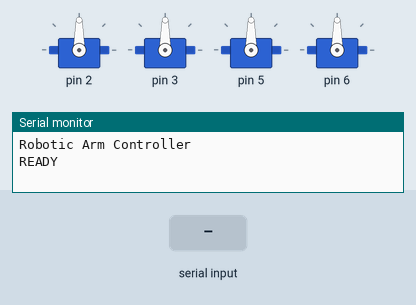
This sketch was run on a simulated Arduino Uno, built with avr-gcc and run on an emulated ATmega328P. On the bench: 4 × servo, the last lines printed to the serial monitor. The test bench sets the inputs (shaded band).

Above: at 1.2 s.
1.3 s: " \n" received over Serial
At 1.8 s:
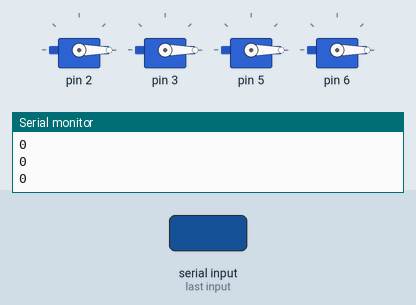
2.8 s: "90 45 200\n" received over Serial
At 3.2 s:
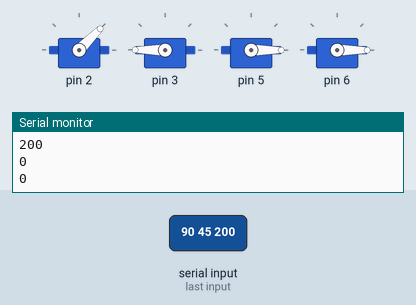
4.3 s: "30 150 10\n" received over Serial
At 5.5 s:
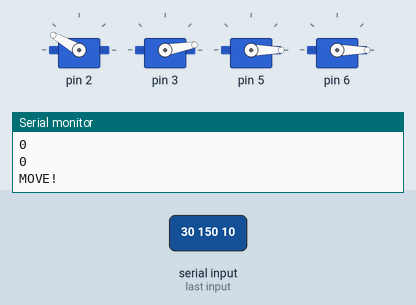
5.8 s: "1 90\n" received over Serial
At 6.5 s:
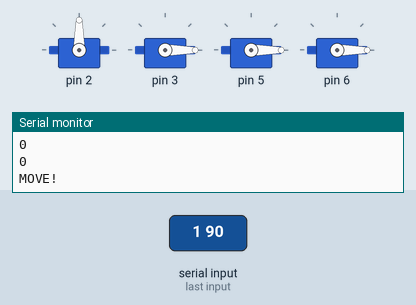
7.3 s: "90 45\n" received over Serial
At 7.7 s:
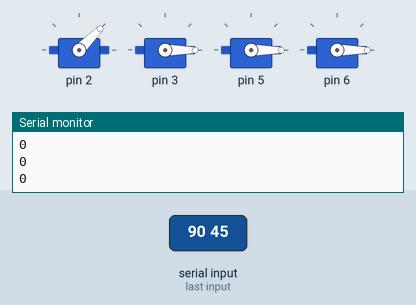
8.8 s: "30 150 10 200\n" received over Serial
At 10.3 s:
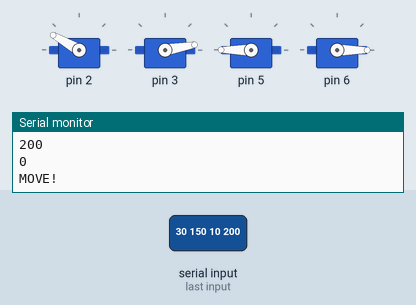
Timing chart, 0 to 11.3 s (numbered marks = the images above; inputs shaded):
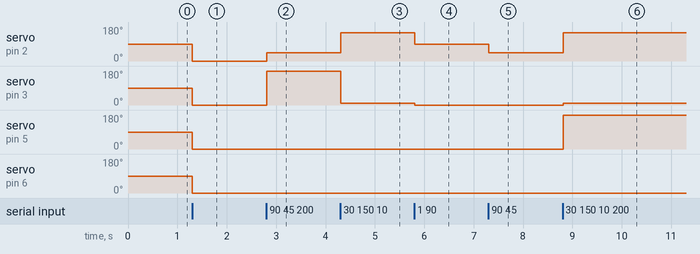

The sketch:

angle.ino
```cpp
#include <Servo.h>
#include "Command.h"

Servo hServo[4];
int c=0;

void setup() {
  Serial.begin(115200);
  Serial.println("Robotic Arm Controller");
  //Serial.setTimeout(100); /* to avoid lags in communication */

  hServo[0].attach(2);
  hServo[1].attach(3);
  hServo[2].attach(5);
  hServo[3].attach(6);
  Serial.println("READY");
}

void loop() {
  if ( Serial.available() > 0 ) {
      String serialData = Serial.readStringUntil('\n');
      Command* cmd = new Command(serialData);
      Serial.println(cmd->getParam(1).toInt());
      Serial.println(cmd->getParam(2).toInt());
      Serial.println(cmd->getParam(3).toInt());
      Serial.println(cmd->getParam(4).toInt());
      hServo[0].write(cmd->getParam(1).toInt());
      hServo[1].write(cmd->getParam(2).toInt());
      hServo[2].write(cmd->getParam(3).toInt());
      hServo[3].write(cmd->getParam(4).toInt());
      delay(500);
      Serial.println("MOVE!");
 }
}
```

Command.cpp
```cpp
// (licence header left out)
#include "Command.h"

Command::Command() {
  this->cmd = "";
}

Command::Command( String cmd ) {
  /* remove all unnecessary elements of pure command */
  cmd.replace('\r',' ');
  cmd.replace('\n',' ');
  cmd.trim();
  this->cmd = cmd;
}

String Command::getInstruction() {
  int de = this->cmd.indexOf(' ');
  if (de == -1) return this->cmd; /* command without parameters */
  return this->cmd.substring(0, de);
}

int Command::getParamCount() {
  int spaceCount = 0;
  for (int i=0;i<=this->cmd.length();i++) {
    if (this->cmd.substring(i,i+1) == " ") spaceCount++;
  }
  return spaceCount; /* spaceCount == paramCount */
}

String Command::getParam(int nr) {
  int paramCount = this->getParamCount();
  if ( nr < 1 || nr > paramCount ) return ""; /* param out of bounds */
  String params[paramCount];
  int posDelimiter = this->cmd.indexOf(' ');
  int posStart = 0;
  for ( int i=0; i < nr; i++ ) {
    posStart = posDelimiter + 1;
    posDelimiter = this->cmd.indexOf(' ', posStart);
  }
  return this->cmd.substring(posStart, posDelimiter);
}
```

Command.h
```cpp
// (licence header left out)
#ifndef COMMAND_H
#define COMMAND_H

#include "Arduino.h"

class Command {
  private:
    String cmd;
    int paramCount;
  public:
    Command();
    Command(String cmd);
    String getInstruction();
    int getParamCount();
    String getParam(int nr);
};

#endif
```

Measured:
- after the input at 1.3 s, servo on pin 2, servo on pin 3, servo on pin 5, servo on pin 6: 90° → 0° at once
- after the input at 2.8 s, servo on pin 2: 0° → 45° at once; servo on pin 3: 0° → 180° at once
- after the input at 4.3 s, servo on pin 2: 45° → 150° at once; servo on pin 3: 180° → 10° at once
- after the input at 5.8 s, servo on pin 2: 150° → 90° at once; servo on pin 3: 10° → 0° at once
- after the input at 7.3 s, servo on pin 2: 90° → 45° at once
- after the input at 8.8 s, servo on pin 2: 45° → 150° at once; servo on pin 3: 0° → 10° at once; servo on pin 5: 0° → 180° at once
